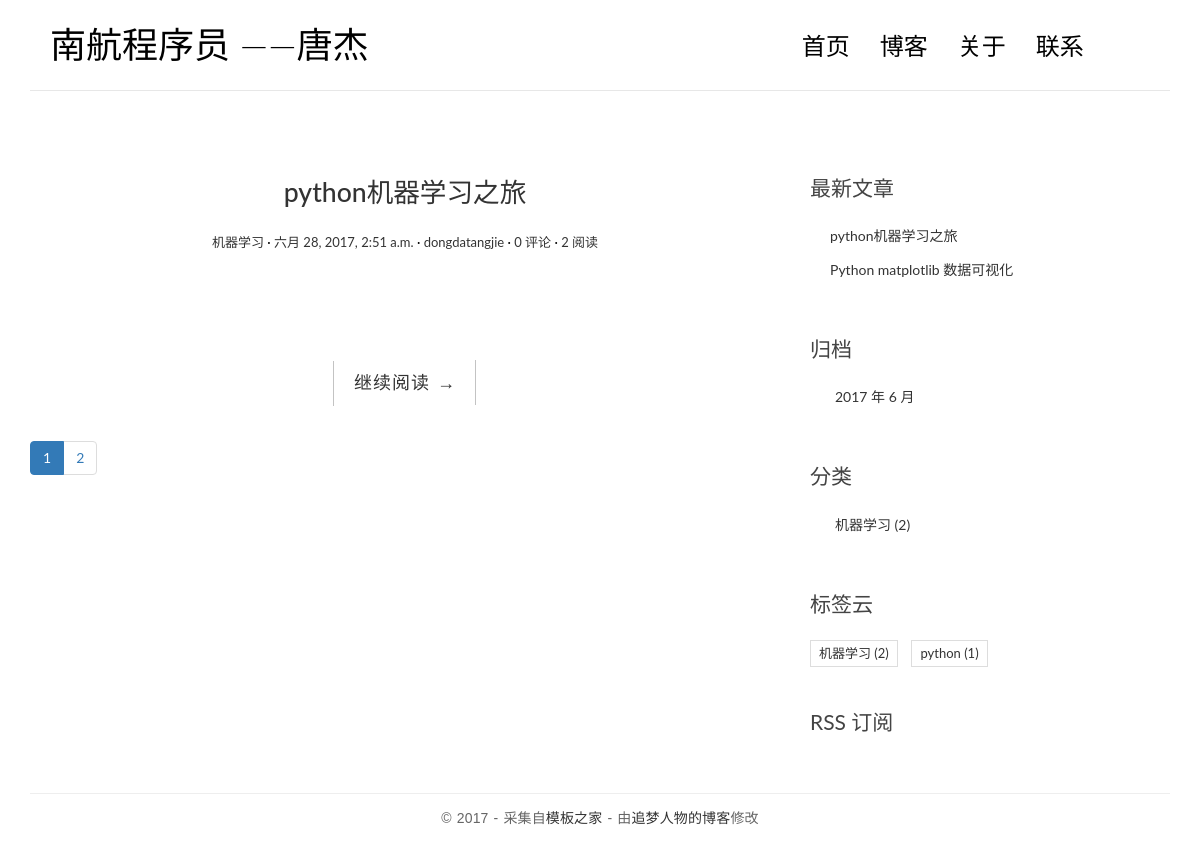
The page / on the database its author committed.
### Hexo/models.py (models this page shows, shortened)
@python_2_unicode_compatible
class Post(models.Model):
    title = models.CharField(max_length=70)
    body = models.TextField()
    created_time = models.DateTimeField()
    modified_time = models.DateTimeField()
    excerpt = models.TextField(max_length=500, blank=True)
    category = models.ForeignKey(Category)
    tags = models.ManyToManyField(Tag, blank=True)
    author = models.ForeignKey(User)
    views = models.PositiveIntegerField(default=0)
    def get_absolute_url(self):
        return reverse('Hexo:detail', kwargs={'pk': self.pk})
    class Meta:
        ordering = ['-created_time']

@python_2_unicode_compatible
class Category(models.Model):
    name = models.CharField(max_length=100)

@python_2_unicode_compatible
class Tag(models.Model):
    name = models.CharField(max_length=100)

### Hexo/views.py (the view, shortened to what this page needs)
# urls.py: url(r'^$', views.IndexView.as_view(), name='index'),
class IndexView(ListView):
    model = Post
    template_name = 'Hexo/index.html'
    context_object_name = 'post_list'
    paginate_by = 1
    def get_queryset(self):
        post_list = super(IndexView, self).get_queryset().all()
        for post in post_list:
            post.excerpt = markdown.markdown(post.excerpt, extension=['markdown.extensions.extra',
                                                                      'markdown.extensions.codehilite',
                                                                      'markdown.extensions.toc',
                                                                      ])
        return post_list
    def get_context_data(self, **kwargs):
        context = super().get_context_data(**kwargs)
        paginator = context.get('paginator')
        page = context.get('page_obj')
        is_paginated = context.get('is_paginated')
        pagination_data = self.pagination_data(paginator, page, is_paginated)
        context.update(pagination_data)
        return context
    def pagination_data(self, paginator, page, is_paginated):
        if not is_paginated:
            return {}
        left = []
        right = []
        left_has_more = False
        right_has_more = False
        first = False
        last = False
        page_number = page.number
        total_pages = paginator.num_pages
        page_range = paginator.page_range
        if page_number == 1:
            right = page_range[page_number:page_number + 2]
            if right[-1] < total_pages - 1:
                right_has_more = True
            if right[-1] < total_pages:
                last = True
        elif page_number == total_pages:
            left = page_range[(page_number - 3) if (page_number - 3) > 0 else 0:page_number - 1]
            if left[0] > 2:
                left_has_more = True
            if left[0] > 1:
                first = True
        data = {
            'left': left,
            'right': right,
            'left_has_more': left_has_more,
            'right_has_more': right_has_more,
            'first': first,
            'last': last,
        }
        return data

### Hexo/templatetags/Hexo_tags.py (called while the page is built)
@register.simple_tag
def get_recent_posts(num=5):
    return Post.objects.all().order_by('-created_time')[:num]

@register.simple_tag
def archives():
    return Post.objects.dates('created_time', 'month', order='DESC')

@register.simple_tag
def get_categories():
    return Category.objects.annotate(num_posts=Count('post')).filter(num_posts__gt=0)

@register.simple_tag
def get_tags():
    return Tag.objects.annotate(num_posts=Count('post'))

### templates/Hexo/index.html (shortened to what this page needs)
{% extends 'base.html' %}
{% load Hexo_tags %}
{% block main%}
    {% for post in post_list %}
        <article class="post post-{{ post.pk}}}">
            <header class="entry-header">
                <h1 class="entry-title">
                    <a href="{{ post.get_absolute_url }}">{{ post.title }}</a>
                </h1>
                <div class="entry-meta">
                    <span class="post-category"><a href="#">{{ post.category.name }}</a></span>
                    <span class="post-date"><a href="#"><time class="entry-date"
                                                              datetime="{{ post.created_time}}">{{ post.created_time}}</time></a></span>
                    <span class="post-author"><a href="#">{{ post.author }}</a></span>
                    <span class="comments-link"><a href="#">{{ post.comment_set.count }} 评论</a></span>
                    <span class="views-count"><a href="#">{{ post.views }} 阅读</a></span>
                </div>
            </header>
            <div class="entry-content clearfix">
                <p>{{ post.excerpt|safe}}</p>
                <div class="read-more cl-effect-14">
                    <a href="{{ post.get_absolute_url }}" class="more-link">继续阅读 <span class="meta-nav">→</span></a>
                </div>
            </div>
        </article>
    {% empty %}
        <div class="no-post">暂时还没有发布的文章！</div>
    {% endfor %}
    {% if is_paginated %}
        <nav aria-label="Page navigation">
            <ul class="pagination">
                <li class="active"> <a href="?page={{ page_obj.number }}" >{{ page_obj.number }}</a></li>
                {% if right %}
                    {% for i in right %}
                        <li><a href="?page={{ i }}">{{ i }}</a></li>
                    {% endfor %}
                {% endif %}
            </ul>
        </nav>
    {% endif %}
{% endblock main %}
{% block toc %}
    <div class="widget widget-recent-posts">
        <h3 class="widget-title">最新文章</h3>
        {% get_recent_posts as recent_post_list %}
        <ul>
            {% for post in recent_post_list %}
                <li>
                    <a href="{{ post.get_absolute_url }}">{{ post.title }}</a>
                </li>
            {% empty %}
                暂无文章！
            {% endfor %}
        </ul>
    </div>
    <div class="widget widget-archives">
        <h3 class="widget-title">归档</h3>
        {% archives as date_list %}
        <ul>
            {% for date in date_list %}
                <li>
                    <a href="{% url 'Hexo:archives' date.year date.month %}">{{ date.year }} 年 {{ date.month }} 月</a>
                </li>
            {% empty %}
                暂无归档！
            {% endfor %}
        </ul>
    </div>
    <div class="widget widget-category">
        <h3 class="widget-title">分类</h3>
        {% get_categories as category_list %}
        <ul>
            {% for category in category_list %}
                <li>
                    <a href="{% url 'Hexo:category' category.pk %}">{{ category.name }} <span class="post-count">({{ category.num_posts }})</span></a>
                </li>
            {% empty %}
                暂无分类！
            {% endfor %}
        </ul>
    </div>
    <div class="widget widget-tag-cloud">
        <h3 class="widget-title">标签云</h3>
        {% get_tags as tag_list %}
        <ul>
            {% for tag in tag_list %}
                <li>
                    <a href="{% url 'Hexo:tag' tag.pk %}">{{ tag.name }} <span class="post-count">({{ tag.num_posts }})</span></a>
                </li>
            {% empty %}
                暂无分类！
            {% endfor %}
        </ul>
    </div>
    <div class="rss">
        <a href=""> RSS 订阅</a>
    </div>
{% endblock toc %}

### templates/base.html (shortened to what this page needs)
{% load staticfiles %}
{% load Hexo_tags %}
<!DOCTYPE html>
<html>
<head>
    <link rel="stylesheet" href="{% static 'Hexo/css/bootstrap.min.css' %}">
    <link rel="stylesheet" href="http://code.ionicframework.com/ionicons/2.0.1/css/ionicons.min.css">
    <link rel="stylesheet" href="{% static 'Hexo/css/pace.css'%}">
    <link rel="stylesheet" href="{% static 'Hexo/css/custom.css'%}">
    <link rel="stylesheet" href="{% static 'Hexo/css/highlights/github.css' %}">
</head>
<body>
<div class="container">
    <header id="site-header">
        <div class="row">
            <div class="col-md-4 col-sm-5 col-xs-8">
                <div class="logo">
                    <h1><a href="{% url 'Hexo:index' %}"><b>南航程序员</b> ——唐杰</a></h1>
                </div>
            </div>
            <div class="col-md-8 col-sm-7 col-xs-4">
                <nav class="main-nav" role="navigation">
                    <div class="collapse navbar-collapse" id="bs-example-navbar-collapse-1">
                        <ul class="nav navbar-nav navbar-right">
                            <li class="cl-effect-11"><a href="index.html" data-hover="首页">首页</a></li>
                            <li class="cl-effect-11"><a href="full-width.html" data-hover="博客">博客</a></li>
                            <li class="cl-effect-11"><a href="about.html" data-hover="关于">关于</a></li>
                            <li class="cl-effect-11"><a href="contact.html" data-hover="联系">联系</a></li>
                        </ul>
                    </div>
                </nav>
            </div>
        </div>
    </header>
</div>
<div class="content-body">
    <div class="container">
        <div class="row">
            <main class="col-md-8">
                {% block main %}
                {% endblock main %}
            </main>
            <aside class="col-md-4">
                {% block toc %}
                {% endblock toc %}
            </aside>
        </div>
    </div>
</div>
<footer id="site-footer">
    <div class="container">
        <div class="row">
            <div class="col-md-12">
                <p class="copyright">&copy 2017 - 采集自<a href="http://www.cssmoban.com/"
                                                        target="_blank" title="模板之家">模板之家</a>
                    - 由<a href="http://zmrenwu.com/" title="网页模板" target="_blank">追梦人物的博客</a>修改
                </p>
            </div>
        </div>
    </div>
</footer>
</body>
</html>

### Hexo/static/Hexo/css/custom.css (style rules this page uses)
* { outline: none; }
h1, h2, h3, h4, h5, h6 { margin-top: 0; }
b { font-weight: 400; }
a { color: #333; }
body { color: #444; font-family: 'Lato', sans-serif; }
p { font-family: 'Ubuntu', sans-serif; font-weight: 400; word-spacing: 1px; letter-spacing: 0.01em; }
#site-header { background-color: #FFF; padding: 25px 20px; margin-bottom: 40px; border-bottom: 1px solid #e7e7e7; }
.logo h1 a { color: #000; }
.logo h1 { margin: 0; font-family: 'Lato', sans-serif; font-weight: 300; }
.main-nav { margin-top: 11px; max-width: 95%; }
.main-nav a { color: #000000 !important; padding: 0 0 5px 0 !important; margin-right: 30px; font-family: 'Lato', sans-serif; font-weight: 300; font-size: 24px; }
.cl-effect-11 a { padding: 10px 0; color: #0972b4; text-shadow: none; }
.cl-effect-11 a::before { position: absolute; top: 0; left: 0; overflow: hidden; padding: 0 0 5px 0 !important; max-width: 0; border-bottom: 1px solid #000; color: #000; content: attr(data-hover); white-space: nowrap; -webkit-transition: max-width 0.5s; -moz-transition: max-width 0.5s; transition: max-width 0.5s; }
.content-body { padding-bottom: 4em; }
.post { background: #fff; padding: 30px 30px 0; }
.entry-title { text-align: center; font-size: 1.9em; margin-bottom: 20px; line-height: 1.6; padding: 10px 20px 0; }
.entry-meta { text-align: center; color: #DDDDDD; font-size: 13px; margin-bottom: 30px; }
.entry-content { font-size: 18px; line-height: 1.9; font-weight: 300; color: #000; }
.post-category::after, .post-date::after, .post-author::after, .comments-link::after { content: ' ·'; color: #000; }
.read-more { font-family: 'Ubuntu', sans-serif; font-weight: 400; word-spacing: 1px; letter-spacing: 0.01em; text-align: center; margin-top: 20px; }
.cl-effect-14 a { padding: 0 20px; height: 45px; line-height: 45px; position: relative; display: inline-block; margin: 15px 25px; letter-spacing: 1px; font-weight: 400; text-shadow: 0 0 1px rgba(255, 255, 255, 0.3); }
.cl-effect-14 a::before, .cl-effect-14 a::after { position: absolute; width: 45px; height: 1px; background: #C3C3C3; content: ''; -webkit-transition: all 0.3s; -moz-transition: all 0.3s; transition: all 0.3s; pointer-events: none; }
.cl-effect-14 a::before { top: 0; left: 0; -webkit-transform: rotate(90deg); -moz-transform: rotate(90deg); transform: rotate(90deg); -webkit-transform-origin: 0 0; -moz-transform-origin: 0 0; transform-origin: 0 0; }
.cl-effect-14 a::after { right: 0; bottom: 0; -webkit-transform: rotate(90deg); -moz-transform: rotate(90deg); transform: rotate(90deg); -webkit-transform-origin: 100% 0; -moz-transform-origin: 100% 0; transform-origin: 100% 0; }
.widget { background: #fff; padding: 30px 0 0; }
.widget-title { font-size: 1.5em; margin-bottom: 20px; line-height: 1.6; padding: 10px 0 0; font-weight: 400; }
.widget-recent-posts ul { padding: 0; margin: 0; padding-left: 20px; }
.widget-recent-posts ul li { list-style-type: none; position: relative; line-height: 170%; margin-bottom: 10px; }
.widget-recent-posts ul li::before { content: '\f3d3'; font-family: "Ionicons"; position: absolute; left: -17px; top: 3px; font-size: 16px; color: #000; }
.widget-archives ul { padding: 0; margin: 0; padding-left: 25px; }
.widget-archives ul li { list-style-type: none; position: relative; line-height: 170%; margin-bottom: 10px; }
.widget-archives ul li::before { content: '\f3f3'; font-family: "Ionicons"; position: absolute; left: -25px; top: 1px; font-size: 16px; color: #000; }
.widget-category ul { padding: 0; margin: 0; padding-left: 25px; }
.widget-category ul li { list-style-type: none; position: relative; line-height: 170%; margin-bottom: 10px; }
.widget-category ul li::before { content: '\f3fe'; font-family: "Ionicons"; position: absolute; left: -25px; top: 1px; font-size: 18px; color: #000; }
.widget-tag-cloud ul { padding: 0; margin: 0; margin-right: -10px; }
.widget-tag-cloud ul li { list-style-type: none; font-size: 13px; display: inline-block; margin-right: 10px; margin-bottom: 10px; padding: 3px 8px; border: 1px solid #ddd; }
.rss { font-size: 21px; margin-top: 30px; }
.rss a { color: #444; }
#site-footer { padding-top: 10px; padding: 0 0 1.5em 0; }
.copyright { text-align: center; padding-top: 1em; margin: 0; border-top: 1px solid #eee; color: #666; }

### rows shown on the page
Post: title "python机器学习之旅", category.name "机器学习", created_time "六月 28, 2017, 2:51 a.m.", author "dongdatangjie", comment_set.count "0", views "2"
Post: title "Python matplotlib 数据可视化"
Category: name "机器学习", num_posts "2"
Tag: name "机器学习", num_posts "2"
Tag: name "python", num_posts "1"

### other values the page prints
{{ page_obj.number }} "1"
{{ i }} "2"
{{ date.year }} "2017"
{{ date.month }} "6"
